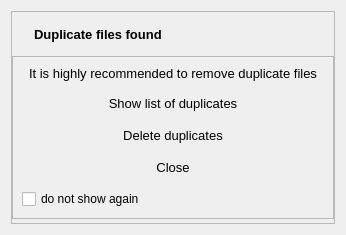
<?xml version="1.0" encoding="UTF-8"?>
<ui version="4.0">
 <class>DlgDup</class>
 <widget class="QWidget" name="DlgDup">
  <property name="geometry">
   <rect>
    <x>0</x>
    <y>0</y>
    <width>346</width>
    <height>229</height>
   </rect>
  </property>
  <property name="windowTitle">
   <string>File duplicates</string>
  </property>
  <layout class="QVBoxLayout" name="verticalLayout_4">
   <item>
    <widget class="QFrame" name="dlg_frame">
     <property name="frameShape">
      <enum>QFrame::StyledPanel</enum>
     </property>
     <property name="frameShadow">
      <enum>QFrame::Raised</enum>
     </property>
     <property name="lineWidth">
      <number>1</number>
     </property>
     <layout class="QVBoxLayout" name="verticalLayout_3">
      <property name="spacing">
       <number>0</number>
      </property>
      <property name="leftMargin">
       <number>0</number>
      </property>
      <property name="topMargin">
       <number>0</number>
      </property>
      <property name="rightMargin">
       <number>0</number>
      </property>
      <property name="bottomMargin">
       <number>4</number>
      </property>
      <item>
       <widget class="QFrame" name="ttl_frame">
        <layout class="QHBoxLayout" name="horizontalLayout" stretch="0,1">
         <property name="leftMargin">
          <number>9</number>
         </property>
         <property name="topMargin">
          <number>6</number>
         </property>
         <property name="rightMargin">
          <number>9</number>
         </property>
         <property name="bottomMargin">
          <number>6</number>
         </property>
         <item>
          <widget class="QLabel" name="ico">
           <property name="sizePolicy">
            <sizepolicy hsizetype="Preferred" vsizetype="Preferred">
             <horstretch>0</horstretch>
             <verstretch>0</verstretch>
            </sizepolicy>
           </property>
           <property name="minimumSize">
            <size>
             <width>3</width>
             <height>32</height>
            </size>
           </property>
           <property name="text">
            <string/>
           </property>
          </widget>
         </item>
         <item>
          <widget class="QLabel" name="txt1">
           <property name="font">
            <font>
             <pointsize>10</pointsize>
             <weight>75</weight>
             <bold>true</bold>
            </font>
           </property>
           <property name="text">
            <string>Duplicate files found</string>
           </property>
           <property name="textFormat">
            <enum>Qt::PlainText</enum>
           </property>
          </widget>
         </item>
        </layout>
       </widget>
      </item>
      <item>
       <widget class="QFrame" name="dup_frame">
        <property name="frameShape">
         <enum>QFrame::StyledPanel</enum>
        </property>
        <property name="frameShadow">
         <enum>QFrame::Raised</enum>
        </property>
        <layout class="QVBoxLayout" name="verticalLayout_2">
         <property name="leftMargin">
          <number>9</number>
         </property>
         <property name="topMargin">
          <number>9</number>
         </property>
         <property name="rightMargin">
          <number>9</number>
         </property>
         <property name="bottomMargin">
          <number>9</number>
         </property>
         <item>
          <widget class="QLabel" name="txt2">
           <property name="font">
            <font>
             <pointsize>10</pointsize>
            </font>
           </property>
           <property name="text">
            <string>It is highly recommended to remove duplicate files</string>
           </property>
           <property name="alignment">
            <set>Qt::AlignCenter</set>
           </property>
           <property name="margin">
            <number>0</number>
           </property>
          </widget>
         </item>
         <item>
          <widget class="QFrame" name="dup_btns">
           <layout class="QVBoxLayout" name="verticalLayout">
            <property name="spacing">
             <number>0</number>
            </property>
            <property name="leftMargin">
             <number>0</number>
            </property>
            <property name="topMargin">
             <number>0</number>
            </property>
            <property name="rightMargin">
             <number>0</number>
            </property>
            <property name="bottomMargin">
             <number>0</number>
            </property>
            <item>
             <widget class="QPushButton" name="show_btn">
              <property name="minimumSize">
               <size>
                <width>0</width>
                <height>32</height>
               </size>
              </property>
              <property name="font">
               <font>
                <pointsize>10</pointsize>
               </font>
              </property>
              <property name="text">
               <string>Show list of duplicates</string>
              </property>
              <property name="autoDefault">
               <bool>false</bool>
              </property>
              <property name="flat">
               <bool>true</bool>
              </property>
             </widget>
            </item>
            <item>
             <widget class="QPushButton" name="del_btn">
              <property name="minimumSize">
               <size>
                <width>0</width>
                <height>32</height>
               </size>
              </property>
              <property name="font">
               <font>
                <pointsize>10</pointsize>
               </font>
              </property>
              <property name="text">
               <string>Delete duplicates</string>
              </property>
              <property name="autoDefault">
               <bool>false</bool>
              </property>
              <property name="flat">
               <bool>true</bool>
              </property>
             </widget>
            </item>
            <item>
             <widget class="QPushButton" name="close_btn">
              <property name="minimumSize">
               <size>
                <width>0</width>
                <height>32</height>
               </size>
              </property>
              <property name="font">
               <font>
                <pointsize>10</pointsize>
               </font>
              </property>
              <property name="text">
               <string>Close</string>
              </property>
              <property name="autoDefault">
               <bool>false</bool>
              </property>
              <property name="flat">
               <bool>true</bool>
              </property>
             </widget>
            </item>
           </layout>
          </widget>
         </item>
         <item>
          <widget class="QCheckBox" name="checkBox">
           <property name="text">
            <string>do not show again</string>
           </property>
          </widget>
         </item>
        </layout>
       </widget>
      </item>
     </layout>
    </widget>
   </item>
  </layout>
 </widget>
 <resources/>
 <connections/>
</ui>
